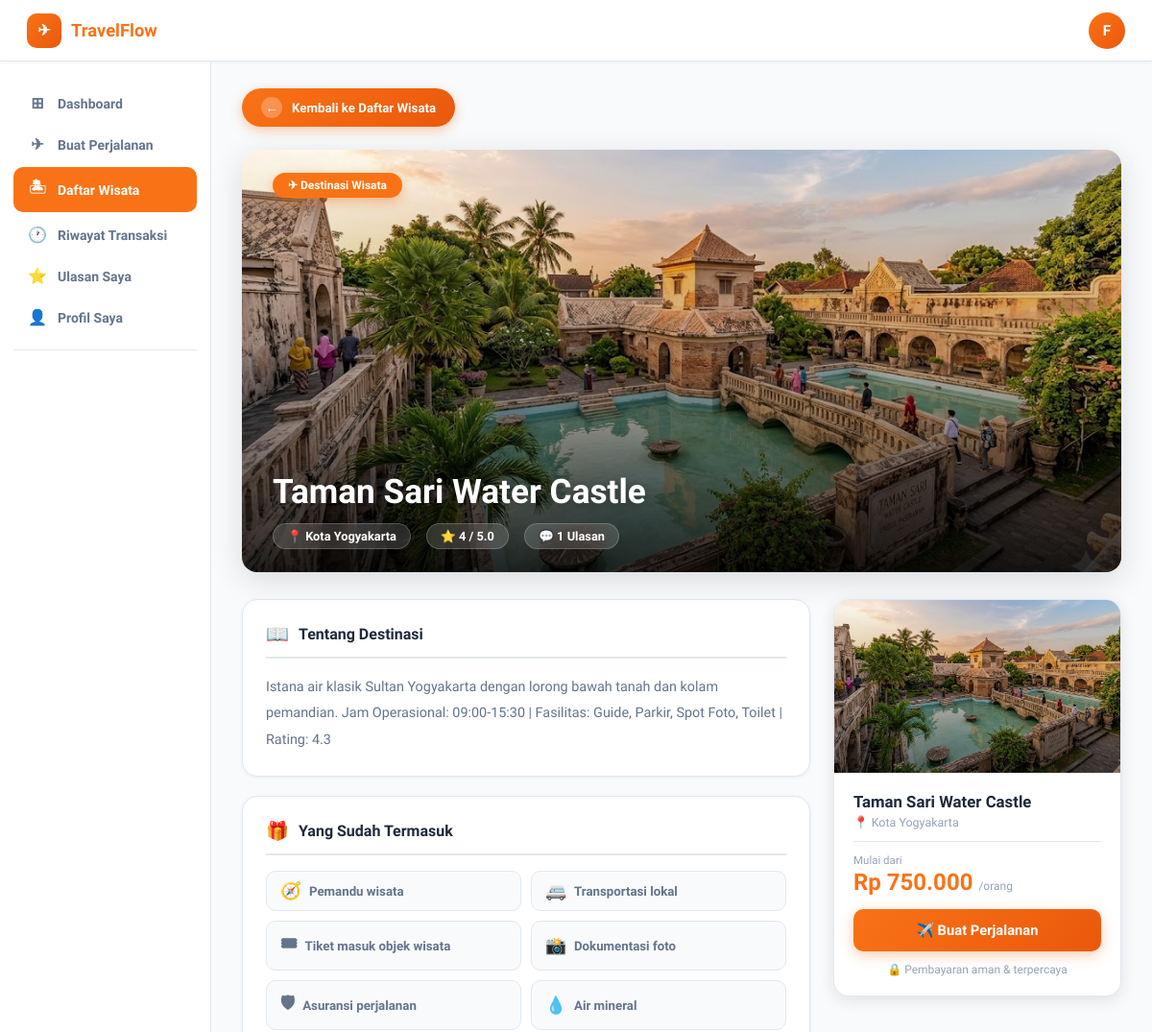
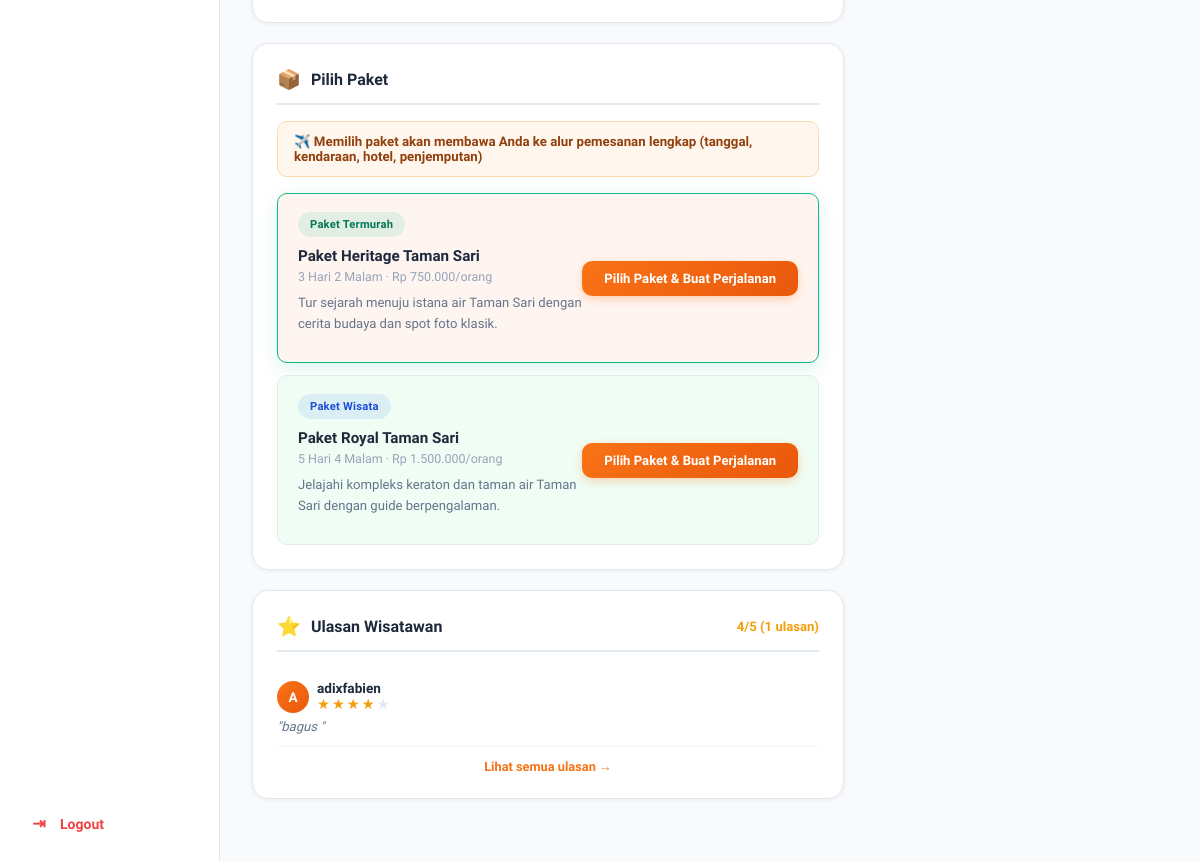
Page /user/detail.php?id=1 (signed in) on the committed database (2 pictures, top to bottom).
### tables this page shows
CREATE TABLE `wisata` (
  `id_wisata` int(11) NOT NULL,
  `nama_wisata` varchar(150) NOT NULL,
  `lokasi` varchar(150) NOT NULL,
  `deskripsi` text DEFAULT NULL,
  `gambar` varchar(255) DEFAULT NULL,
  `harga` decimal(10,2) NOT NULL,
  `kategori` varchar(100) DEFAULT NULL
);

CREATE TABLE `paket` (
  `id_paket` int(11) NOT NULL,
  `id_wisata` int(11) NOT NULL,
  `nama_paket` varchar(100) NOT NULL,
  `durasi` varchar(50) DEFAULT NULL,
  `harga` decimal(10,2) NOT NULL,
  `deskripsi` text DEFAULT NULL
);

CREATE TABLE `ulasan` (
  `id_ulasan` int(11) NOT NULL,
  `id_user` int(11) NOT NULL,
  `id_wisata` int(11) NOT NULL,
  `id_transaksi` int(11) NOT NULL,
  `rating` tinyint(1) NOT NULL,
  `komentar` text DEFAULT NULL,
  `created_at` timestamp NOT NULL DEFAULT current_timestamp()
);

CREATE TABLE `users` (
  `id_user` int(11) NOT NULL,
  `nama` varchar(100) NOT NULL,
  `email` varchar(100) NOT NULL,
  `password` varchar(255) NOT NULL,
  `no_telp` varchar(30) DEFAULT NULL,
  `alamat` text DEFAULT NULL,
  `foto` varchar(255) DEFAULT NULL,
  `created_at` timestamp NOT NULL DEFAULT current_timestamp()
);

### user/detail.php (the view, shortened to what this page needs)
<?php
include '../config/koneksi.php';
$nama    = $_SESSION['nama'];
$inisial = strtoupper(substr($nama, 0, 1));
$id_wisata = isset($_GET['id']) ? (int)$_GET['id'] : 0;
$wisata = mysqli_fetch_assoc(mysqli_query($conn, "SELECT * FROM wisata WHERE id_wisata=$id_wisata"));
$paket_list = mysqli_query($conn, "SELECT * FROM paket WHERE id_wisata=$id_wisata ORDER BY harga ASC");
$harga_termurah = mysqli_fetch_assoc(mysqli_query($conn, "SELECT MIN(harga) as min_harga FROM paket WHERE id_wisata=$id_wisata"))['min_harga'] ?? 0;
$rating_data = mysqli_fetch_assoc(mysqli_query($conn, "
    SELECT AVG(rating) as avg_rating, COUNT(*) as total_ulasan
    FROM ulasan WHERE id_wisata = $id_wisata
"));
$avg_rating   = round($rating_data['avg_rating'] ?? 0, 1);
$total_ulasan = $rating_data['total_ulasan'] ?? 0;
$cheapest_paket = mysqli_fetch_assoc(mysqli_query($conn, "SELECT id_paket FROM paket WHERE id_wisata=$id_wisata ORDER BY harga ASC LIMIT 1"));
$ulasan_list = mysqli_query($conn, "
    SELECT u.*, us.nama
    FROM ulasan u
    JOIN users us ON u.id_user = us.id_user
    WHERE u.id_wisata = $id_wisata
    ORDER BY u.created_at DESC LIMIT 3
");
function paket_label($nama_paket) {
    $keywords = [
        'Sunrise' => 'Paket Pagi',
        'Sunset' => 'Paket Sore',
        'Jeep' => 'Paket Adventure',
        'Camping' => 'Paket Camping',
        'ATV' => 'Paket Adventure',
        'Kuliner' => 'Paket Kuliner',
        'City Tour' => 'Paket Kota',
        'Guided Tour' => 'Paket Wisata',
        'Snorkeling' => 'Paket Snorkeling',
        'Gondola' => 'Paket Eksklusif',
        'Budaya' => 'Paket Budaya',
        'Foto' => 'Paket Foto',
        'Dinner' => 'Paket Kuliner',
        'Ramayana' => 'Paket Show',
    ];
    return 'Paket Wisata';
}
?>
<!DOCTYPE html>
<html lang="id">
<head>
    <link href="../assets/css/detail.css" rel="stylesheet">
    <link href="../assets/css/sidebar.css" rel="stylesheet">
</head>
<body>
<nav class="tf-navbar">
    <a href="dashboard.php" class="brand">
        <div class="brand-icon">✈</div>
        TravelFlow
    </a>
    <div class="nav-user" title="<?= htmlspecialchars($nama) ?>"><?= $inisial ?></div>
</nav>
<div class="tf-layout">
    <aside class="tf-sidebar">
        <a href="dashboard.php" class="sidebar-item"><span class="si-icon">⊞</span> Dashboard</a>
        <a href="rencana.php" class="sidebar-item"><span class="si-icon">✈</span> Buat Perjalanan</a>
        <a href="wisata.php" class="sidebar-item active"><span class="si-icon">🏝</span> Daftar Wisata</a>
        <a href="riwayat.php" class="sidebar-item"><span class="si-icon">🕐</span> Riwayat Transaksi</a>
        <a href="ulasan.php" class="sidebar-item"><span class="si-icon">⭐</span> Ulasan Saya</a>
        <a href="profil.php" class="sidebar-item"><span class="si-icon">👤</span> Profil Saya</a>
        <div class="sidebar-divider"></div>
        <div class="sidebar-logout">
            <a href="../auth/logout.php" class="sidebar-item"><span class="si-icon">⇥</span> Logout</a>
        </div>
    </aside>
    <main class="tf-main">
        <a href="wisata.php" class="btn-back">
            <span class="btn-back-arrow">←</span>
            Kembali ke Daftar Wisata
        </a>
        <div class="detail-hero">
            <?php if (!empty($wisata['gambar'])): ?>
                <img src="../assets/img/wisata/<?= htmlspecialchars($wisata['gambar']) ?>" alt="<?= htmlspecialchars($wisata['nama_wisata']) ?>">
            <?php else: ?>
                <div class="hero-placeholder">🌏</div>
            <?php endif; ?>
            <div class="hero-overlay">
                <div class="hero-top">
                    <span class="hero-badge">✈ Destinasi Wisata</span>
                </div>
                <div class="hero-bottom">
                    <h1><?= htmlspecialchars($wisata['nama_wisata']) ?></h1>
                    <div class="hero-meta">
                        <?php if (!empty($wisata['lokasi'])): ?>
                        <span class="hero-meta-item">📍 <?= htmlspecialchars($wisata['lokasi']) ?></span>
                        <?php endif; ?>
                        <span class="hero-meta-item">⭐ <?= $avg_rating > 0 ? $avg_rating : '4.8' ?> / 5.0</span>
                        <span class="hero-meta-item">💬 <?= $total_ulasan ?> Ulasan</span>
                    </div>
                </div>
            </div>
        </div>
        <div class="detail-layout">
            <div class="detail-left">
                <div class="detail-card">
                    <div class="card-header-row">
                        <span class="card-header-icon">📖</span>
                        <h3 class="section-title">Tentang Destinasi</h3>
                    </div>
                    <p class="detail-desc">
                        <?= !empty($wisata['deskripsi'])
                            ? htmlspecialchars($wisata['deskripsi'])
                            : 'Nikmati pengalaman wisata yang tak terlupakan di destinasi ini. Temukan keindahan alam, budaya, dan kuliner khas yang memanjakan.' ?>
                    </p>
                </div>
                <div class="detail-card">
                    <div class="card-header-row">
                        <span class="card-header-icon">🎁</span>
                        <h3 class="section-title">Yang Sudah Termasuk</h3>
                    </div>
                    <div class="fasilitas-grid">
                        <div class="fasilitas-item"><span>🧭</span> Pemandu wisata</div>
                        <div class="fasilitas-item"><span>🚐</span> Transportasi lokal</div>
                        <div class="fasilitas-item"><span>🎟</span> Tiket masuk objek wisata</div>
                        <div class="fasilitas-item"><span>📸</span> Dokumentasi foto</div>
                        <div class="fasilitas-item"><span>🛡</span> Asuransi perjalanan</div>
                        <div class="fasilitas-item"><span>💧</span> Air mineral</div>
                    </div>
                </div>
                <div class="detail-card">
                    <div class="card-header-row">
                        <span class="card-header-icon">📦</span>
                        <h3 class="section-title">Pilih Paket</h3>
                    </div>
                    <div class="flow-alert-detail" style="background:#fff7ed;border:1px solid #fed7aa;border-radius:10px;padding:12px 16px;margin-bottom:16px;font-size:.83rem;color:#92400e;font-weight:600;">
                        ✈️ Memilih paket akan membawa Anda ke alur pemesanan lengkap (tanggal, kendaraan, hotel, penjemputan)
                    </div>
                    <div class="paket-list">
                        <?php
                        $colors = ['#fff5f0', '#f0fdf4', '#eff6ff', '#fdf4ff'];
                        $i = 0;
                        while ($p = mysqli_fetch_assoc($paket_list)):
                        $bg = $colors[$i % count($colors)];
                        $i++;
                        ?>
                        <div class="paket-item<?= $p['id_paket'] == ($cheapest_paket['id_paket'] ?? 0) ? ' termurah' : '' ?>" style="background:<?= $bg ?>">
                            <?php $paket_desc = $p['deskripsi'] ?? ''; ?>
                            <?php $is_termurah = $p['id_paket'] == ($cheapest_paket['id_paket'] ?? 0); ?>
                            <div class="paket-info">
                                <div class="paket-badge<?= $is_termurah ? ' termurah' : '' ?>">
                                    <?= $is_termurah ? 'Paket Termurah' : paket_label($p['nama_paket']) ?>
                                </div>
                                <div class="paket-nama"><?= htmlspecialchars($p['nama_paket']) ?></div>
                                <div class="paket-meta"><?= htmlspecialchars($p['durasi']) ?> &middot; Rp <?= number_format($p['harga'], 0, ',', '.') ?><span>/orang</span></div>
                                <?php if (!empty($paket_desc)): ?>
                                <div class="paket-desc"><?= htmlspecialchars($paket_desc) ?></div>
                                <?php endif; ?>
                            </div>
                            <a href="rencana.php?preselect_wisata=<?= $id_wisata ?>&preselect_paket=<?= $p['id_paket'] ?>" class="btn-pesan">
                                Pilih Paket &amp; Buat Perjalanan
                            </a>
                        </div>
                        <?php endwhile; ?>
                    </div>
                </div>
                <?php if ($total_ulasan > 0): ?>
                <div class="detail-card">
                    <div class="card-header-row">
                        <span class="card-header-icon">⭐</span>
                        <h3 class="section-title">Ulasan Wisatawan</h3>
                        <span style="margin-left:auto;font-size:.82rem;color:#f59e0b;font-weight:700"><?= $avg_rating ?>/5 (<?= $total_ulasan ?> ulasan)</span>
                    </div>
                    <?php while ($u = mysqli_fetch_assoc($ulasan_list)): ?>
                    <div style="padding:12px 0;border-bottom:1px solid #f1f5f9">
                        <div style="display:flex;align-items:center;gap:8px;margin-bottom:6px">
                            <div style="width:32px;height:32px;border-radius:50%;background:linear-gradient(135deg,#f97316,#ea580c);display:flex;align-items:center;justify-content:center;color:#fff;font-weight:700;font-size:.85rem"><?= strtoupper(substr($u['nama'],0,1)) ?></div>
                            <div>
                                <div style="font-size:.85rem;font-weight:700;color:#1e293b"><?= htmlspecialchars($u['nama']) ?></div>
                                <div style="display:flex;gap:2px"><?php for($s=1;$s<=5;$s++) echo '<span style="color:'.($s<=$u['rating']?'#f59e0b':'#e2e8f0').';font-size:.9rem">★</span>'; ?></div>
                            </div>
                        </div>
                        <?php if (!empty($u['komentar'])): ?>
                        <p style="font-size:.82rem;color:#64748b;font-style:italic">"<?= htmlspecialchars($u['komentar']) ?>"</p>
                        <?php endif; ?>
                    </div>
                    <?php endwhile; ?>
                    <a href="ulasan.php" style="display:block;text-align:center;margin-top:12px;font-size:.8rem;font-weight:700;color:#f97316">Lihat semua ulasan →</a>
                </div>
                <?php endif; ?>
            </div>
            <div class="detail-right">
                <div class="summary-card">
                    <div class="summary-img">
                        <?php if (!empty($wisata['gambar'])): ?>
                            <img src="../assets/img/wisata/<?= htmlspecialchars($wisata['gambar']) ?>" alt="">
                        <?php else: ?>
                            <div class="summary-placeholder">🌏</div>
                        <?php endif; ?>
                        <div class="summary-img-overlay"></div>
                    </div>
                    <div class="summary-body">
                        <h4><?= htmlspecialchars($wisata['nama_wisata']) ?></h4>
                        <?php if (!empty($wisata['lokasi'])): ?>
                        <p class="summary-lokasi">📍 <?= htmlspecialchars($wisata['lokasi']) ?></p>
                        <?php endif; ?>
                        <div class="summary-divider"></div>
                        <div class="summary-price-label">Mulai dari</div>
                        <div class="summary-price">
                            Rp <?= number_format($harga_termurah, 0, ',', '.') ?>
                            <span>/orang</span>
                        </div>
                        <a href="rencana.php?preselect_wisata=<?= $id_wisata ?>" class="btn-booking-now">
                            ✈️ Buat Perjalanan
                        </a>
                        <div class="summary-note">
                            🔒 Pembayaran aman & terpercaya
                        </div>
                    </div>
                </div>
            </div>
        </div>
    </main>
</div>
</body>
</html>

### assets/css/sidebar.css (style rules this page uses)
.tf-sidebar { width: var(--sidebar-width); background: #fff; border-right: 1px solid var(--border); padding: 24px 14px; position: fixed; top: var(--nav-h); left: 0; bottom: 0; overflow-y: auto; display: flex; flex-direction: column; gap: 4px; }
.tf-sidebar .sidebar-item { display: flex; align-items: center; gap: 10px; padding: 10px 14px; border-radius: var(--radius-sm); font-size: .875rem; font-weight: 600; color: var(--text-sub); transition: background .18s, color .18s; text-decoration: none; }
.tf-sidebar .sidebar-item .si-icon { font-size: 1rem; width: 22px; text-align: center; }
.tf-sidebar .sidebar-item.active { background: var(--primary); color: #fff; }
.tf-sidebar .sidebar-divider { height: 1px; background: var(--border); margin: 10px 0; }
.tf-sidebar .sidebar-logout { margin-top: auto; padding-top: 16px; }
.tf-sidebar .sidebar-logout .sidebar-item { color: #ef4444; }

### rows in the picture
wisata: gambar (picture), nama_wisata "Taman Sari Water Castle", lokasi "Kota Yogyakarta", deskripsi "Istana air klasik Sultan Yogyakarta dengan lorong bawah tanah dan kolam pemandian. Jam Operasional: 09:00-15:30 | Fasilitas: Guide, Parkir, Spot Foto, Toilet | Rating: 4.3"
paket: shows "Paket Termurah", nama_paket "Paket Heritage Taman Sari", durasi "3 Hari 2 Malam", harga "750.000", deskripsi "Tur sejarah menuju istana air Taman Sari dengan cerita budaya dan spot foto klasik."
paket: nama_paket "Paket Wisata", nama_paket "Paket Royal Taman Sari", durasi "5 Hari 4 Malam", harga "1.500.000", deskripsi "Jelajahi kompleks keraton dan taman air Taman Sari dengan guide berpengalaman."
ulasan: id_user.nama "A", id_user.nama "adixfabien", komentar "bagus"

### other values in the picture
$inisial "F"
$avg_rating "4"
$total_ulasan "1"
$harga_termurah "750.000"
